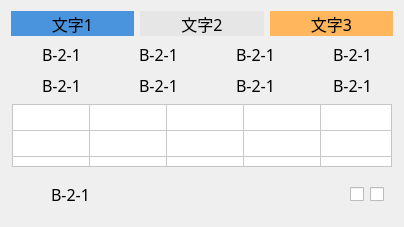
      <widget class="QWidget" name="verLayWidget21" native="true">
       <layout class="QVBoxLayout" name="verticalLayout_21">
        <item>
         <layout class="QHBoxLayout" name="horizontalLayout_173">
          <item>
           <widget class="QLabel" name="label_89">
            <property name="minimumSize">
             <size>
              <width>0</width>
              <height>25</height>
             </size>
            </property>
            <property name="maximumSize">
             <size>
              <width>16777215</width>
              <height>25</height>
             </size>
            </property>
            <property name="font">
             <font>
              <family>黑体</family>
              <pointsize>12</pointsize>
             </font>
            </property>
            <property name="autoFillBackground">
             <bool>false</bool>
            </property>
            <property name="styleSheet">
             <string notr="true">background-color: rgb(74, 148, 222);</string>
            </property>
            <property name="text">
             <string>文字1</string>
            </property>
            <property name="alignment">
             <set>Qt::AlignCenter</set>
            </property>
           </widget>
          </item>
          <item>
           <widget class="QLabel" name="label_90">
            <property name="minimumSize">
             <size>
              <width>0</width>
              <height>25</height>
             </size>
            </property>
            <property name="maximumSize">
             <size>
              <width>16777215</width>
              <height>25</height>
             </size>
            </property>
            <property name="font">
             <font>
              <family>黑体</family>
              <pointsize>12</pointsize>
             </font>
            </property>
            <property name="autoFillBackground">
             <bool>false</bool>
            </property>
            <property name="styleSheet">
             <string notr="true">background-color: rgb(230, 230, 230);</string>
            </property>
            <property name="text">
             <string>文字2</string>
            </property>
            <property name="alignment">
             <set>Qt::AlignCenter</set>
            </property>
           </widget>
          </item>
          <item>
           <widget class="QLabel" name="label_91">
            <property name="minimumSize">
             <size>
              <width>0</width>
              <height>25</height>
             </size>
            </property>
            <property name="maximumSize">
             <size>
              <width>16777215</width>
              <height>25</height>
             </size>
            </property>
            <property name="font">
             <font>
              <family>黑体</family>
              <pointsize>12</pointsize>
             </font>
            </property>
            <property name="autoFillBackground">
             <bool>false</bool>
            </property>
            <property name="styleSheet">
             <string notr="true">background-color: rgb(255, 182, 92);</string>
            </property>
            <property name="text">
             <string>文字3</string>
            </property>
            <property name="alignment">
             <set>Qt::AlignCenter</set>
            </property>
           </widget>
          </item>
         </layout>
        </item>
        <item>
         <layout class="QHBoxLayout" name="horizontalLayout_174">
          <item>
           <layout class="QHBoxLayout" name="horizontalLayout_175">
            <item>
             <widget class="QLabel" name="label_117">
              <property name="minimumSize">
               <size>
                <width>25</width>
                <height>25</height>
               </size>
              </property>
              <property name="maximumSize">
               <size>
                <width>25</width>
                <height>25</height>
               </size>
              </property>
              <property name="styleSheet">
               <string notr="true">border-image: url(:/img/false.png);</string>
              </property>
              <property name="text">
               <string/>
              </property>
             </widget>
            </item>
            <item>
             <widget class="QLabel" name="label1_119">
              <property name="minimumSize">
               <size>
                <width>60</width>
                <height>25</height>
               </size>
              </property>
              <property name="maximumSize">
               <size>
                <width>60</width>
                <height>25</height>
               </size>
              </property>
              <property name="font">
               <font>
                <family>黑体</family>
                <pointsize>12</pointsize>
               </font>
              </property>
              <property name="text">
               <string>B-2-1</string>
              </property>
             </widget>
            </item>
           </layout>
          </item>
          <item>
           <layout class="QHBoxLayout" name="horizontalLayout_176">
            <item>
             <widget class="QLabel" name="label_118">
              <property name="minimumSize">
               <size>
                <width>25</width>
                <height>25</height>
               </size>
              </property>
              <property name="maximumSize">
               <size>
                <width>25</width>
                <height>25</height>
               </size>
              </property>
              <property name="styleSheet">
               <string notr="true">border-image: url(:/img/false.png);</string>
              </property>
              <property name="text">
               <string/>
              </property>
             </widget>
            </item>
            <item>
             <widget class="QLabel" name="label1_120">
              <property name="minimumSize">
               <size>
                <width>60</width>
                <height>25</height>
               </size>
              </property>
              <property name="maximumSize">
               <size>
                <width>60</width>
                <height>25</height>
               </size>
              </property>
              <property name="font">
               <font>
                <family>黑体</family>
                <pointsize>12</pointsize>
               </font>
              </property>
              <property name="text">
               <string>B-2-1</string>
              </property>
             </widget>
            </item>
           </layout>
          </item>
          <item>
           <layout class="QHBoxLayout" name="horizontalLayout_177">
            <item>
             <widget class="QLabel" name="label_115">
              <property name="minimumSize">
               <size>
                <width>25</width>
                <height>25</height>
               </size>
              </property>
              <property name="maximumSize">
               <size>
                <width>25</width>
                <height>25</height>
               </size>
              </property>
              <property name="styleSheet">
               <string notr="true">border-image: url(:/img/false.png);</string>
              </property>
              <property name="text">
               <string/>
              </property>
             </widget>
            </item>
            <item>
             <widget class="QLabel" name="label1_121">
              <property name="minimumSize">
               <size>
                <width>60</width>
                <height>25</height>
               </size>
              </property>
              <property name="maximumSize">
               <size>
                <width>60</width>
                <height>25</height>
               </size>
              </property>
              <property name="font">
               <font>
                <family>黑体</family>
                <pointsize>12</pointsize>
               </font>
              </property>
              <property name="text">
               <string>B-2-1</string>
              </property>
             </widget>
            </item>
           </layout>
          </item>
          <item>
           <layout class="QHBoxLayout" name="horizontalLayout_178">
            <item>
             <widget class="QLabel" name="label_114">
              <property name="minimumSize">
               <size>
                <width>25</width>
                <height>25</height>
               </size>
              </property>
              <property name="maximumSize">
               <size>
                <width>25</width>
                <height>25</height>
               </size>
              </property>
              <property name="styleSheet">
               <string notr="true">border-image: url(:/img/false.png);</string>
              </property>
              <property name="text">
               <string/>
              </property>
             </widget>
            </item>
            <item>
             <widget class="QLabel" name="label1_122">
              <property name="minimumSize">
               <size>
                <width>60</width>
                <height>25</height>
               </size>
              </property>
              <property name="maximumSize">
               <size>
                <width>60</width>
                <height>25</height>
               </size>
              </property>
              <property name="font">
               <font>
                <family>黑体</family>
                <pointsize>12</pointsize>
               </font>
              </property>
              <property name="text">
               <string>B-2-1</string>
              </property>
             </widget>
            </item>
           </layout>
          </item>
         </layout>
        </item>
        <item>
         <layout class="QHBoxLayout" name="horizontalLayout_179">
          <item>
           <layout class="QHBoxLayout" name="horizontalLayout_180">
            <item>
             <widget class="QLabel" name="label_93">
              <property name="minimumSize">
               <size>
                <width>25</width>
                <height>25</height>
               </size>
              </property>
              <property name="maximumSize">
               <size>
                <width>25</width>
                <height>25</height>
               </size>
              </property>
              <property name="text">
               <string/>
              </property>
             </widget>
            </item>
            <item>
             <widget class="QLabel" name="label1_123">
              <property name="minimumSize">
               <size>
                <width>60</width>
                <height>25</height>
               </size>
              </property>
              <property name="maximumSize">
               <size>
                <width>60</width>
                <height>25</height>
               </size>
              </property>
              <property name="font">
               <font>
                <family>黑体</family>
                <pointsize>12</pointsize>
               </font>
              </property>
              <property name="text">
               <string>B-2-1</string>
              </property>
             </widget>
            </item>
           </layout>
          </item>
          <item>
           <layout class="QHBoxLayout" name="horizontalLayout_181">
            <item>
             <widget class="QLabel" name="label_119">
              <property name="minimumSize">
               <size>
                <width>25</width>
                <height>25</height>
               </size>
              </property>
              <property name="maximumSize">
               <size>
                <width>25</width>
                <height>25</height>
               </size>
              </property>
              <property name="styleSheet">
               <string notr="true">border-image: url(:/img/false.png);</string>
              </property>
              <property name="text">
               <string/>
              </property>
             </widget>
            </item>
            <item>
             <widget class="QLabel" name="label1_124">
              <property name="minimumSize">
               <size>
                <width>60</width>
                <height>25</height>
               </size>
              </property>
              <property name="maximumSize">
               <size>
                <width>60</width>
                <height>25</height>
               </size>
              </property>
              <property name="font">
               <font>
                <family>黑体</family>
                <pointsize>12</pointsize>
               </font>
              </property>
              <property name="text">
               <string>B-2-1</string>
              </property>
             </widget>
            </item>
           </layout>
          </item>
          <item>
           <layout class="QHBoxLayout" name="horizontalLayout_182">
            <item>
             <widget class="QLabel" name="label_116">
              <property name="minimumSize">
               <size>
                <width>25</width>
                <height>25</height>
               </size>
              </property>
              <property name="maximumSize">
               <size>
                <width>25</width>
                <height>25</height>
               </size>
              </property>
              <property name="styleSheet">
               <string notr="true">border-image: url(:/img/false.png);</string>
              </property>
              <property name="text">
               <string/>
              </property>
             </widget>
            </item>
            <item>
             <widget class="QLabel" name="label1_125">
              <property name="minimumSize">
               <size>
                <width>60</width>
                <height>25</height>
               </size>
              </property>
              <property name="maximumSize">
               <size>
                <width>60</width>
                <height>25</height>
               </size>
              </property>
              <property name="font">
               <font>
                <family>黑体</family>
                <pointsize>12</pointsize>
               </font>
              </property>
              <property name="text">
               <string>B-2-1</string>
              </property>
             </widget>
            </item>
           </layout>
          </item>
          <item>
           <layout class="QHBoxLayout" name="horizontalLayout_183">
            <item>
             <widget class="QLabel" name="label_120">
              <property name="minimumSize">
               <size>
                <width>25</width>
                <height>25</height>
               </size>
              </property>
              <property name="maximumSize">
               <size>
                <width>25</width>
                <height>25</height>
               </size>
              </property>
              <property name="styleSheet">
               <string notr="true">border-image: url(:/img/false.png);</string>
              </property>
              <property name="text">
               <string/>
              </property>
             </widget>
            </item>
            <item>
             <widget class="QLabel" name="label1_126">
              <property name="minimumSize">
               <size>
                <width>60</width>
                <height>25</height>
               </size>
              </property>
              <property name="maximumSize">
               <size>
                <width>60</width>
                <height>25</height>
               </size>
              </property>
              <property name="font">
               <font>
                <family>黑体</family>
                <pointsize>12</pointsize>
               </font>
              </property>
              <property name="text">
               <string>B-2-1</string>
              </property>
             </widget>
            </item>
           </layout>
          </item>
         </layout>
        </item>
        <item>
         <layout class="QHBoxLayout" name="horizontalLayout_184">
          <item>
           <widget class="QTableWidget" name="tableWidget21">
            <property name="minimumSize">
             <size>
              <width>380</width>
              <height>63</height>
             </size>
            </property>
            <property name="maximumSize">
             <size>
              <width>380</width>
              <height>63</height>
             </size>
            </property>
            <property name="font">
             <font>
              <family>黑体</family>
              <pointsize>11</pointsize>
             </font>
            </property>
            <property name="autoFillBackground">
             <bool>false</bool>
            </property>
            <property name="styleSheet">
             <string notr="true">gridline-color: rgb(200, 200, 200);
background-color: rgb(255, 255, 255);
</string>
            </property>
            <property name="verticalScrollBarPolicy">
             <enum>Qt::ScrollBarAlwaysOff</enum>
            </property>
            <property name="horizontalScrollBarPolicy">
             <enum>Qt::ScrollBarAlwaysOff</enum>
            </property>
            <property name="dragDropOverwriteMode">
             <bool>true</bool>
            </property>
            <property name="defaultDropAction">
             <enum>Qt::IgnoreAction</enum>
            </property>
            <property name="selectionMode">
             <enum>QAbstractItemView::NoSelection</enum>
            </property>
            <property name="showGrid">
             <bool>true</bool>
            </property>
            <property name="gridStyle">
             <enum>Qt::SolidLine</enum>
            </property>
            <property name="sortingEnabled">
             <bool>false</bool>
            </property>
            <property name="wordWrap">
             <bool>true</bool>
            </property>
            <property name="cornerButtonEnabled">
             <bool>true</bool>
            </property>
            <property name="rowCount">
             <number>3</number>
            </property>
            <property name="columnCount">
             <number>5</number>
            </property>
            <attribute name="horizontalHeaderVisible">
             <bool>false</bool>
            </attribute>
            <attribute name="horizontalHeaderCascadingSectionResizes">
             <bool>false</bool>
            </attribute>
            <attribute name="horizontalHeaderDefaultSectionSize">
             <number>77</number>
            </attribute>
            <attribute name="horizontalHeaderHighlightSections">
             <bool>true</bool>
            </attribute>
            <attribute name="horizontalHeaderMinimumSectionSize">
             <number>21</number>
            </attribute>
            <attribute name="horizontalHeaderShowSortIndicator" stdset="0">
             <bool>false</bool>
            </attribute>
            <attribute name="horizontalHeaderStretchLastSection">
             <bool>true</bool>
            </attribute>
            <attribute name="verticalHeaderVisible">
             <bool>false</bool>
            </attribute>
            <attribute name="verticalHeaderCascadingSectionResizes">
             <bool>false</bool>
            </attribute>
            <attribute name="verticalHeaderDefaultSectionSize">
             <number>21</number>
            </attribute>
            <attribute name="verticalHeaderHighlightSections">
             <bool>true</bool>
            </attribute>
            <attribute name="verticalHeaderMinimumSectionSize">
             <number>21</number>
            </attribute>
            <attribute name="verticalHeaderShowSortIndicator" stdset="0">
             <bool>false</bool>
            </attribute>
            <attribute name="verticalHeaderStretchLastSection">
             <bool>true</bool>
            </attribute>
            <row>
             <property name="text">
              <string>新建行</string>
             </property>
             <property name="font">
              <font>
               <family>Agency FB</family>
               <pointsize>11</pointsize>
              </font>
             </property>
            </row>
            <row>
             <property name="text">
              <string>新建行</string>
             </property>
             <property name="font">
              <font>
               <family>Agency FB</family>
               <pointsize>11</pointsize>
              </font>
             </property>
            </row>
            <row/>
            <column>
             <property name="text">
              <string>新建列</string>
             </property>
             <property name="font">
              <font>
               <pointsize>11</pointsize>
              </font>
             </property>
             <property name="foreground">
              <brush brushstyle="SolidPattern">
               <color alpha="255">
                <red>0</red>
                <green>0</green>
                <blue>0</blue>
               </color>
              </brush>
             </property>
            </column>
            <column>
             <property name="text">
              <string>新建列</string>
             </property>
             <property name="font">
              <font>
               <pointsize>11</pointsize>
              </font>
             </property>
            </column>
            <column>
             <property name="text">
              <string>新建列</string>
             </property>
             <property name="font">
              <font>
               <family>Agency FB</family>
               <pointsize>11</pointsize>
              </font>
             </property>
            </column>
            <column>
             <property name="text">
              <string>新建列</string>
             </property>
             <property name="font">
              <font>
               <family>Agency FB</family>
               <pointsize>11</pointsize>
              </font>
             </property>
            </column>
            <column/>
            <item row="0" column="0">
             <property name="text">
              <string/>
             </property>
             <property name="font">
              <font>
               <pointsize>11</pointsize>
              </font>
             </property>
            </item>
           </widget>
          </item>
         </layout>
        </item>
        <item>
         <widget class="QWidget" name="widget_4" native="true">
          <layout class="QHBoxLayout" name="horizontalLayout_185">
           <item>
            <widget class="QLabel" name="label_68">
             <property name="minimumSize">
              <size>
               <width>25</width>
               <height>25</height>
              </size>
             </property>
             <property name="maximumSize">
              <size>
               <width>25</width>
               <height>25</height>
              </size>
             </property>
             <property name="styleSheet">
              <string notr="true">border-image: url(:/img/false.png);</string>
             </property>
             <property name="text">
              <string/>
             </property>
            </widget>
           </item>
           <item>
            <widget class="QLabel" name="label1_127">
             <property name="minimumSize">
              <size>
               <width>60</width>
               <height>25</height>
              </size>
             </property>
             <property name="maximumSize">
              <size>
               <width>60</width>
               <height>25</height>
              </size>
             </property>
             <property name="font">
              <font>
               <family>黑体</family>
               <pointsize>12</pointsize>
              </font>
             </property>
             <property name="text">
              <string>B-2-1</string>
             </property>
            </widget>
           </item>
           <item>
            <spacer name="horizontalSpacer_43">
             <property name="orientation">
              <enum>Qt::Horizontal</enum>
             </property>
             <property name="sizeHint" stdset="0">
              <size>
               <width>40</width>
               <height>20</height>
              </size>
             </property>
            </spacer>
           </item>
           <item>
            <widget class="QCheckBox" name="checkBox_27">
             <property name="minimumSize">
              <size>
               <width>0</width>
               <height>25</height>
              </size>
             </property>
             <property name="maximumSize">
              <size>
               <width>16777215</width>
               <height>25</height>
              </size>
             </property>
             <property name="styleSheet">
              <string notr="true">QCheckBox::indicator:unchecked {
width:80px;height:25px; image:url(:/img/Off.png);
}
QCheckBox::indicator:checked {
width:80px;height:25px; image:url(:/img/On.png);
}</string>
             </property>
             <property name="text">
              <string/>
             </property>
            </widget>
           </item>
           <item>
            <widget class="QCheckBox" name="checkBox_28">
             <property name="minimumSize">
              <size>
               <width>0</width>
               <height>25</height>
              </size>
             </property>
             <property name="maximumSize">
              <size>
               <width>16777215</width>
               <height>25</height>
              </size>
             </property>
             <property name="styleSheet">
              <string notr="true">QCheckBox::indicator:unchecked {
width:80px;height:25px; image:url(:/img/Off.png);
}
QCheckBox::indicator:checked {
width:80px;height:25px; image:url(:/img/On.png);
}</string>
             </property>
             <property name="text">
              <string/>
             </property>
            </widget>
           </item>
          </layout>
         </widget>
        </item>
       </layout>
      </widget>
